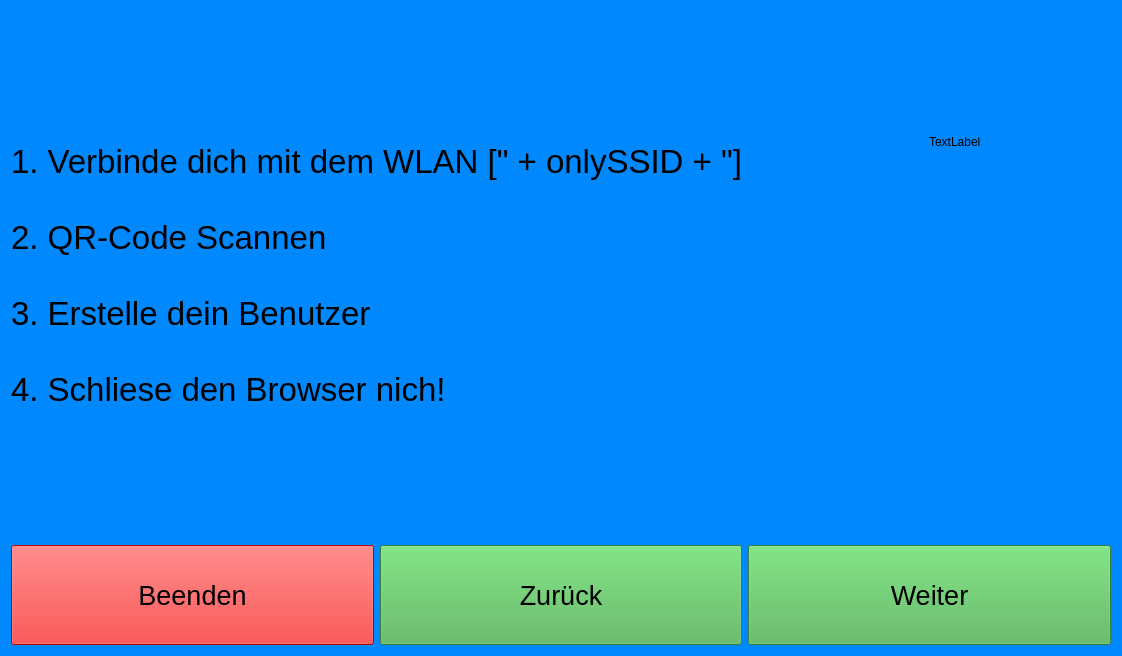
<?xml version="1.0" encoding="UTF-8"?>
<ui version="4.0">
 <class>Form</class>
 <widget class="QWidget" name="Form">
  <property name="geometry">
   <rect>
    <x>0</x>
    <y>0</y>
    <width>1122</width>
    <height>656</height>
   </rect>
  </property>
  <property name="windowTitle">
   <string>Form</string>
  </property>
  <property name="autoFillBackground">
   <bool>false</bool>
  </property>
  <property name="styleSheet">
   <string notr="true">background-color: rgb(0, 136, 255);</string>
  </property>
  <layout class="QVBoxLayout" name="verticalLayout_5">
   <item>
    <layout class="QVBoxLayout" name="verticalLayout" stretch="10,5">
     <item>
      <layout class="QHBoxLayout" name="horizontalLayout_3" stretch="10,2">
       <item>
        <widget class="QLabel" name="label_tut">
         <property name="font">
          <font>
           <pointsize>25</pointsize>
           <weight>50</weight>
           <bold>false</bold>
          </font>
         </property>
         <property name="text">
          <string>1. Verbinde dich mit dem WLAN [&quot; + onlySSID + &quot;]

2. QR-Code Scannen

3. Erstelle dein Benutzer

4. Schliese den Browser nich!</string>
         </property>
        </widget>
       </item>
       <item>
        <layout class="QVBoxLayout" name="verticalLayout_2">
         <item>
          <widget class="QLabel" name="qrCode">
           <property name="text">
            <string>TextLabel</string>
           </property>
          </widget>
         </item>
         <item>
          <widget class="QLabel" name="platzhalter">
           <property name="text">
            <string/>
           </property>
          </widget>
         </item>
        </layout>
       </item>
      </layout>
     </item>
     <item>
      <layout class="QHBoxLayout" name="horizontalLayout">
       <item>
        <widget class="QPushButton" name="btn_Beenden">
         <property name="minimumSize">
          <size>
           <width>0</width>
           <height>100</height>
          </size>
         </property>
         <property name="baseSize">
          <size>
           <width>0</width>
           <height>40</height>
          </size>
         </property>
         <property name="font">
          <font>
           <pointsize>20</pointsize>
          </font>
         </property>
         <property name="styleSheet">
          <string notr="true">background-color: rgb(254, 0, 0);</string>
         </property>
         <property name="text">
          <string>Beenden</string>
         </property>
        </widget>
       </item>
       <item>
        <widget class="QPushButton" name="btn_Zurueck">
         <property name="minimumSize">
          <size>
           <width>0</width>
           <height>100</height>
          </size>
         </property>
         <property name="baseSize">
          <size>
           <width>0</width>
           <height>40</height>
          </size>
         </property>
         <property name="font">
          <font>
           <pointsize>20</pointsize>
          </font>
         </property>
         <property name="styleSheet">
          <string notr="true">background-color: rgb(76, 175, 80);</string>
         </property>
         <property name="text">
          <string>Zurück</string>
         </property>
        </widget>
       </item>
       <item>
        <widget class="QPushButton" name="btn_Weiter">
         <property name="minimumSize">
          <size>
           <width>0</width>
           <height>100</height>
          </size>
         </property>
         <property name="baseSize">
          <size>
           <width>0</width>
           <height>40</height>
          </size>
         </property>
         <property name="font">
          <font>
           <pointsize>20</pointsize>
          </font>
         </property>
         <property name="styleSheet">
          <string notr="true">background-color: rgb(76, 175, 80);</string>
         </property>
         <property name="text">
          <string>Weiter</string>
         </property>
        </widget>
       </item>
      </layout>
     </item>
    </layout>
   </item>
  </layout>
 </widget>
 <resources/>
 <connections/>
</ui>
